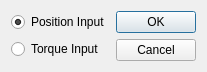
<?xml version="1.0" encoding="UTF-8"?>
<ui version="4.0">
 <class>Dialm</class>
 <widget class="QDialog" name="Dialm">
  <property name="geometry">
   <rect>
    <x>0</x>
    <y>0</y>
    <width>210</width>
    <height>92</height>
   </rect>
  </property>
  <property name="windowTitle">
   <string>Mode Select</string>
  </property>
  <layout class="QHBoxLayout" name="horizontalLayout">
   <property name="sizeConstraint">
    <enum>QLayout::SetFixedSize</enum>
   </property>
   <item>
    <layout class="QVBoxLayout" name="verticalLayout">
     <item>
      <widget class="QRadioButton" name="posModeButton">
       <property name="toolTip">
        <string>&lt;html&gt;&lt;head/&gt;&lt;body&gt;&lt;p&gt;check this to select a position reference for the controller&lt;/p&gt;&lt;/body&gt;&lt;/html&gt;</string>
       </property>
       <property name="text">
        <string>Position Input</string>
       </property>
       <property name="checked">
        <bool>true</bool>
       </property>
       <attribute name="buttonGroup">
        <string notr="true">buttonGroup</string>
       </attribute>
      </widget>
     </item>
     <item>
      <widget class="QRadioButton" name="torModeButton">
       <property name="toolTip">
        <string>&lt;html&gt;&lt;head/&gt;&lt;body&gt;&lt;p&gt;check this to select a torque reference for the controller&lt;/p&gt;&lt;/body&gt;&lt;/html&gt;</string>
       </property>
       <property name="text">
        <string>Torque Input</string>
       </property>
       <attribute name="buttonGroup">
        <string notr="true">buttonGroup</string>
       </attribute>
      </widget>
     </item>
    </layout>
   </item>
   <item>
    <widget class="QDialogButtonBox" name="buttonBox">
     <property name="orientation">
      <enum>Qt::Vertical</enum>
     </property>
     <property name="standardButtons">
      <set>QDialogButtonBox::Cancel|QDialogButtonBox::Ok</set>
     </property>
     <property name="centerButtons">
      <bool>true</bool>
     </property>
    </widget>
   </item>
  </layout>
 </widget>
 <tabstops>
  <tabstop>buttonBox</tabstop>
  <tabstop>posModeButton</tabstop>
  <tabstop>torModeButton</tabstop>
 </tabstops>
 <resources/>
 <connections>
  <connection>
   <sender>buttonBox</sender>
   <signal>accepted()</signal>
   <receiver>Dialm</receiver>
   <slot>accept()</slot>
   <hints>
    <hint type="sourcelabel">
     <x>248</x>
     <y>254</y>
    </hint>
    <hint type="destinationlabel">
     <x>157</x>
     <y>274</y>
    </hint>
   </hints>
  </connection>
  <connection>
   <sender>buttonBox</sender>
   <signal>rejected()</signal>
   <receiver>Dialm</receiver>
   <slot>reject()</slot>
   <hints>
    <hint type="sourcelabel">
     <x>316</x>
     <y>260</y>
    </hint>
    <hint type="destinationlabel">
     <x>286</x>
     <y>274</y>
    </hint>
   </hints>
  </connection>
 </connections>
 <buttongroups>
  <buttongroup name="buttonGroup"/>
 </buttongroups>
</ui>
